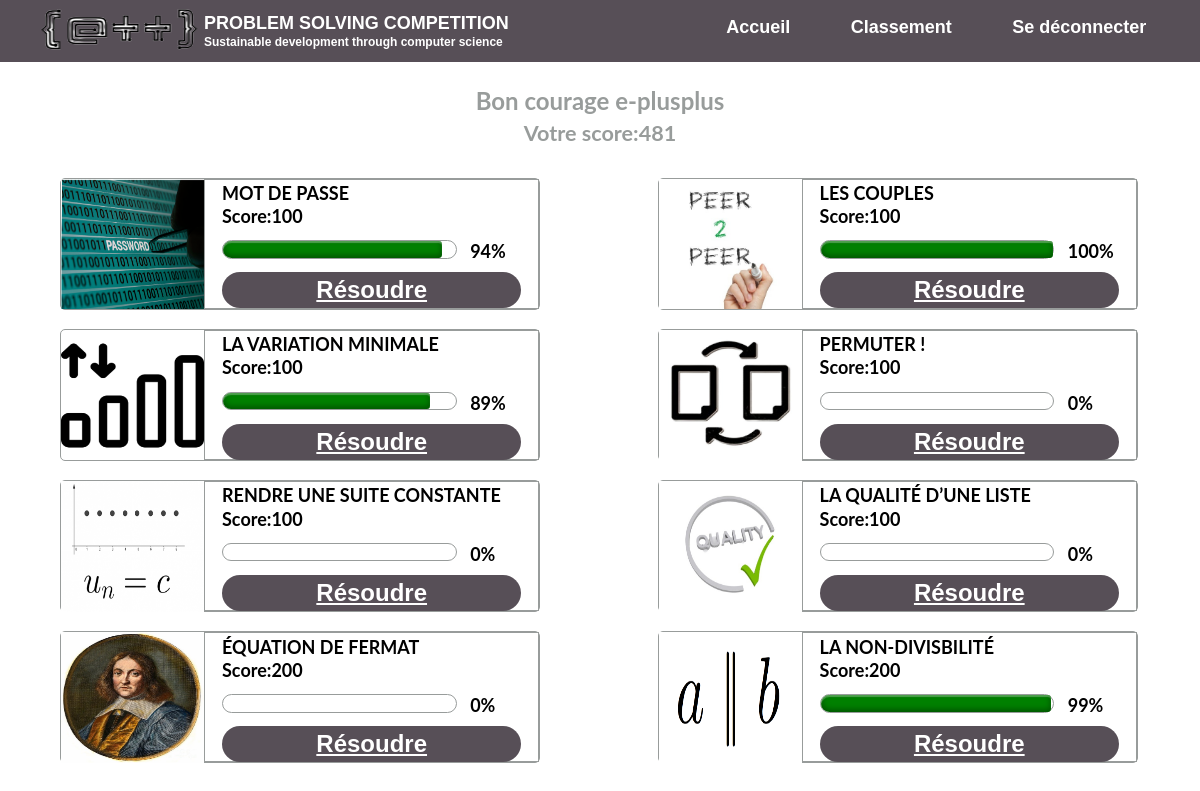
/Home/ (signed in), run on an earlier commit of the app's database.
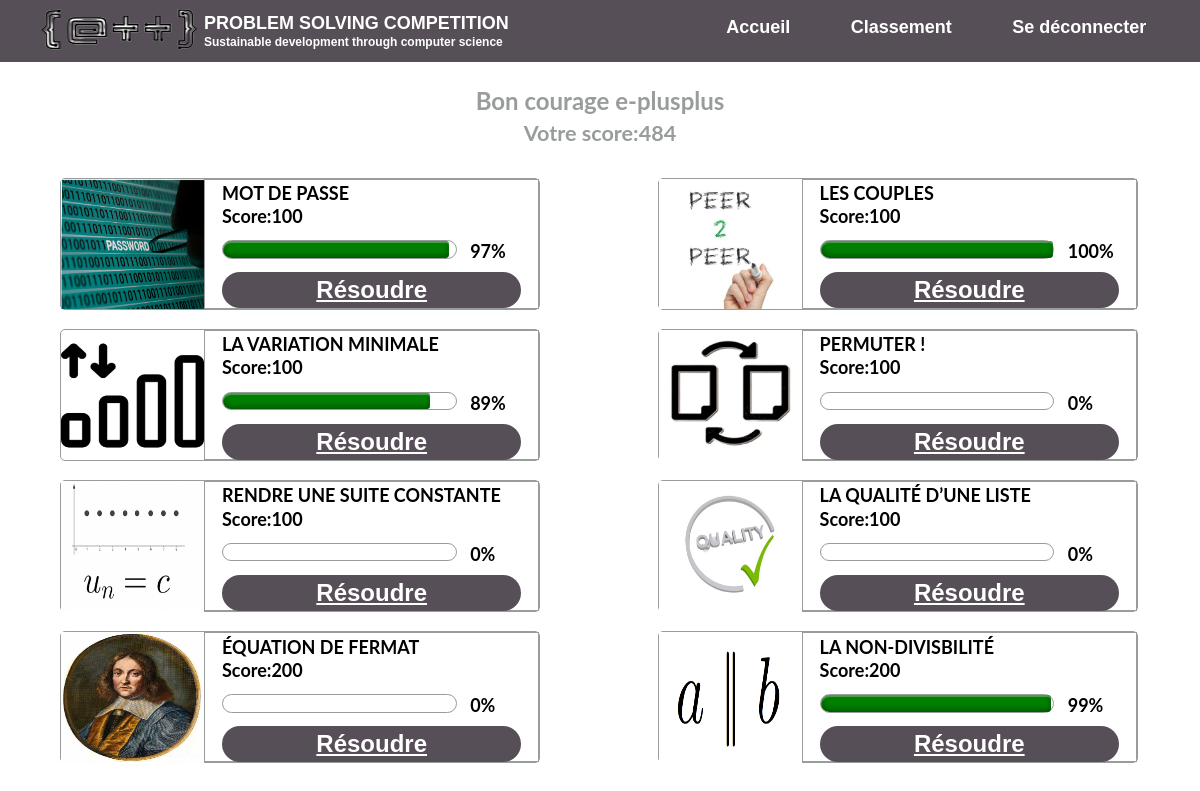
And on a later commit of the database.
### app/models.py (models this page shows, shortened)
class Participant(models.Model):
    Username = models.CharField(max_length=30)
    Score = models.IntegerField(default=0)
    First_Student_Name = models.CharField(max_length=50)
    Second_Student_Name = models.CharField(max_length=50)
    Number_Of_Tests = models.IntegerField(default=0)

class Problem(models.Model):
    Name = models.CharField(max_length=200)
    Image_Url = models.CharField(max_length=200)
    Statement_Url = models.CharField(max_length=200)
    Python_User_Code = models.TextField(default="#write your code here")
    Python_Server_Code = models.TextField(default="#write your code here")
    Score = models.IntegerField()
    Time_Limit_Per_Test = models.FloatField(default=1)

class Advancement(models.Model):
    Problem_Id = models.IntegerField()
    Participant_Id = models.IntegerField()
    Wrote_Code = models.TextField(default="")
    Score = models.IntegerField(default=0)
    Percentage = models.IntegerField(default=0)
    Color = models.CharField(max_length=30, default="black")
    Results = models.CharField(max_length=500, default="")
    Number_Of_Tests = models.IntegerField(default=0)

### app/views.py (the view)
# urls.py: 2. Add a URL to urlpatterns:  path('', Home.as_view(), name='home')
@login_required(login_url="login")
def Home(request):
    problems = Problem.objects.all()
    participant = get_participant(request)
    advancements = [get_percentage_color(problem, participant) for problem in problems]
    info = list(zip(problems, advancements))
    context = {"info": info, "participant": participant}
    return render(request, "Home.html", context)

### app/utils.py (called while the page is built)
def get_participant(request):
    current_user = request.user
    participant = Participant.objects.get(Username=current_user.username)
    return participant

def get_percentage_color(problem, participant):
    try:
        advancement = Advancement.objects.get(
            Problem_Id=problem.id, Participant_Id=participant.id
        )
        return advancement.Percentage, advancement.Color
    except:
        return 0, "black"

### app/templates/Home.html (shortened to what this page needs)
<!DOCTYPE html>
{% load static %}
<html lang="en">
<head>
    <link rel="stylesheet"  href="/static/css/Home.css?{% now 'U' %}">
    <link rel="stylesheet" type="text/css" href="/static/css/loading-bar.css?{% now 'U' %}" />
</head>
<body>
   <div class="navbar">
        <div class="left-div">
            <img src="{% static 'images/logo-image.png' %}" class="logo-image">
            <h3 class="title">PROBLEM SOLVING COMPETITION</h3>
            <h3 class="subtitle">Sustainable development through computer science</h3>
        </div>
        <div class="right-div">
            <li><a href="{% url 'home' %}" class="link">Accueil</a></li>
            <li><a href="{% url 'ranking' %}" class="link">Classement</a></li>
            <li><a href="{% url 'logout' %}" class="link">Se déconnecter</a></li>
        </div>
    </div>
    <div class="name-score">
        <h3 class="name">Bon courage {{participant.Username}}</h3>
        <h3 class="score">Votre score:{{participant.Score}}</h3>
    </div>
    <div class="games">
        {% for list in info%}
        <div class="game">
            <img src="{{list.0.Image_Url}}" class="img">
            <div class="title-score">
                <h3 class="game-title">{{list.0.Name}}</h3>
                <h3 class="score-value">Score:{{list.0.Score}}</h3>
                <div class="meter">
                    <span style="width: {{list.1.0}}%; background-color:{{list.1.1}}"></span>
                </div>
                <h3 class="percentage">{{list.1.0}}%</h3>
                <button class="play"><a id="link" href="{% url 'problem' list.0.id %}">Résoudre</a></button>
            </div>
        </div>
        {% endfor %}
    </div>
</body>
</html>

What changed in the data, as far as the page shows it:
changed Participant "e-plusplus": Score "481" → "484"
computed for Problem "MOT DE PASSE": {{ list.1.0 }} 94 → 97 (drawn); list "94" → "97"
